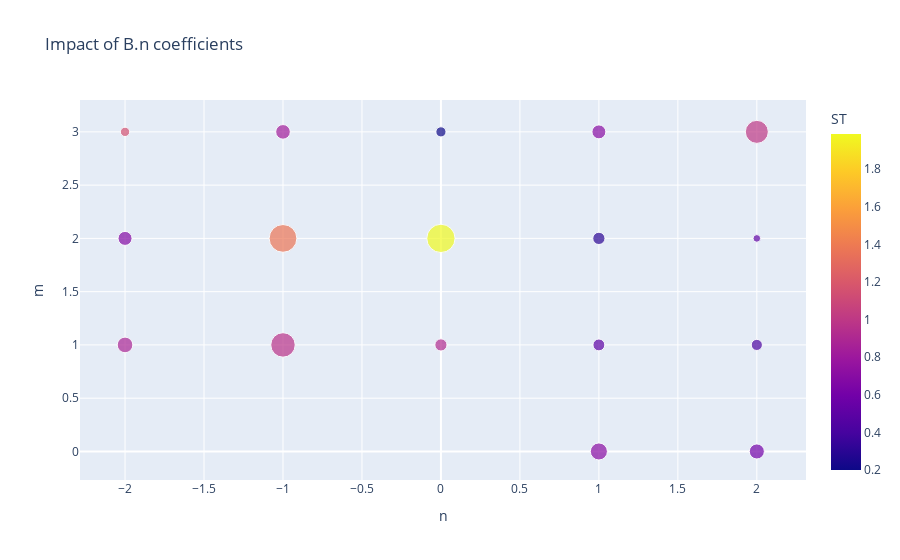
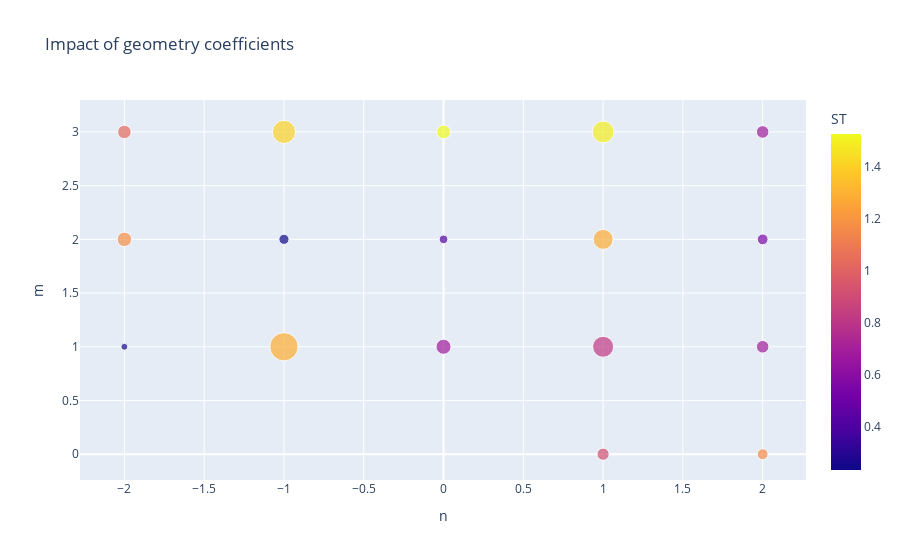

The notebook cell these images were saved under, in order:
### Code cell
total_Si_complexity = pd.read_csv("total_Si_complex.csv", index_col=0)
total_Si_BdotN = pd.read_csv("total_Si_BdotN.csv", index_col=0)
implot_df(total_Si_complexity)

### Figure 1 — Plotly figure (JSON) as saved in the notebook; plotly's stock layout.template omitted (floating-point values rounded to 4 significant figures)
{"data": [{"hovertemplate": "n=%{x}<br>m=%{y}<br>ST_conf=%{marker.size}<br>ST=%{marker.color}<extra></extra>", "legendgroup": "", "marker": {"color": [0.704, 0.5958, 0.8813, 0.9712, 0.9225, 0.5038, 0.4189, 0.6757, 1.368, 1.987, 0.2995, 0.5109, 1.151, 0.8259, 0.1999, 0.7005, 0.9983], "coloraxis": "coloraxis", "size": [1.272, 0.9925, 1.066, 2.617, 0.6479, 0.6154, 0.5447, 0.8583, 3.366, 3.493, 0.6552, 0.2558, 0.3809, 0.9345, 0.4519, 0.8479, 2.314], "sizemode": "area", "sizeref": 0.008733, "symbol": "circle"}, "mode": "markers", "name": "", "orientation": "v", "showlegend": false, "type": "scatter", "x": [1, 2, -2, -1, 0, 1, 2, -2, -1, 0, 1, 2, -2, -1, 0, 1, 2], "xaxis": "x", "y": [0, 0, 1, 1, 1, 1, 1, 2, 2, 2, 2, 2, 3, 3, 3, 3, 3], "yaxis": "y"}], "layout": {"coloraxis": {"colorbar": {"title": {"text": "ST"}}, "colorscale": [[0, "#0d0887"], [0.1111, "#46039f"], [0.2222, "#7201a8"], [0.3333, "#9c179e"], [0.4444, "#bd3786"], [0.5556, "#d8576b"], [0.6667, "#ed7953"], [0.7778, "#fb9f3a"], [0.8889, "#fdca26"], [1, "#f0f921"]]}, "legend": {"itemsizing": "constant", "tracegroupgap": 0}, "title": {"text": "Impact of B.n coefficients"}, "xaxis": {"anchor": "y", "domain": [0, 1], "title": {"text": "n"}}, "yaxis": {"anchor": "x", "domain": [0, 1], "title": {"text": "m"}}}}

### Figure 2 — Plotly figure (JSON) as saved in the notebook; plotly's stock layout.template omitted (floating-point values rounded to 4 significant figures)
{"data": [{"hovertemplate": "n=%{x}<br>m=%{y}<br>ST_conf=%{marker.size}<br>ST=%{marker.color}<extra></extra>", "legendgroup": "", "marker": {"color": [0.9081, 1.164, 0.25, 1.285, 0.676, 0.8208, 0.6902, 1.17, 0.2343, 0.4045, 1.282, 0.5529, 1.028, 1.407, 1.524, 1.492, 0.6823], "coloraxis": "coloraxis", "size": [0.7686, 0.615, 0.2472, 4.141, 1.177, 2.293, 0.8198, 1.085, 0.5315, 0.3866, 2.081, 0.6007, 0.951, 2.771, 0.9971, 2.489, 0.8173], "sizemode": "area", "sizeref": 0.01035, "symbol": "circle"}, "mode": "markers", "name": "", "orientation": "v", "showlegend": false, "type": "scatter", "x": [1, 2, -2, -1, 0, 1, 2, -2, -1, 0, 1, 2, -2, -1, 0, 1, 2], "xaxis": "x", "y": [0, 0, 1, 1, 1, 1, 1, 2, 2, 2, 2, 2, 3, 3, 3, 3, 3], "yaxis": "y"}], "layout": {"coloraxis": {"colorbar": {"title": {"text": "ST"}}, "colorscale": [[0, "#0d0887"], [0.1111, "#46039f"], [0.2222, "#7201a8"], [0.3333, "#9c179e"], [0.4444, "#bd3786"], [0.5556, "#d8576b"], [0.6667, "#ed7953"], [0.7778, "#fb9f3a"], [0.8889, "#fdca26"], [1, "#f0f921"]]}, "legend": {"itemsizing": "constant", "tracegroupgap": 0}, "title": {"text": "Impact of geometry coefficients"}, "xaxis": {"anchor": "y", "domain": [0, 1], "title": {"text": "n"}}, "yaxis": {"anchor": "x", "domain": [0, 1], "title": {"text": "m"}}}}
